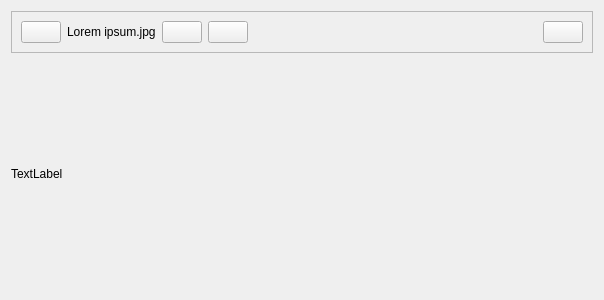
<?xml version="1.0" encoding="UTF-8"?>
<ui version="4.0">
 <class>PictureWidget</class>
 <widget class="QWidget" name="PictureWidget">
  <property name="geometry">
   <rect>
    <x>0</x>
    <y>0</y>
    <width>604</width>
    <height>300</height>
   </rect>
  </property>
  <property name="windowTitle">
   <string>Form</string>
  </property>
  <layout class="QVBoxLayout" name="verticalLayout">
   <item>
    <widget class="QFrame" name="frame">
     <property name="sizePolicy">
      <sizepolicy hsizetype="Preferred" vsizetype="Fixed">
       <horstretch>0</horstretch>
       <verstretch>0</verstretch>
      </sizepolicy>
     </property>
     <property name="frameShape">
      <enum>QFrame::StyledPanel</enum>
     </property>
     <property name="frameShadow">
      <enum>QFrame::Raised</enum>
     </property>
     <layout class="QHBoxLayout" name="horizontalLayout">
      <item>
       <widget class="QPushButton" name="backButton">
        <property name="text">
         <string/>
        </property>
        <property name="icon">
         <iconset resource="resource.qrc">
          <normaloff>:/resources/icons/back.svg</normaloff>:/resources/icons/back.svg</iconset>
        </property>
        <property name="iconSize">
         <size>
          <width>24</width>
          <height>24</height>
         </size>
        </property>
       </widget>
      </item>
      <item>
       <widget class="QLabel" name="nameLabel">
        <property name="text">
         <string>Lorem ipsum.jpg</string>
        </property>
       </widget>
      </item>
      <item>
       <widget class="QPushButton" name="previousButton">
        <property name="text">
         <string/>
        </property>
        <property name="icon">
         <iconset resource="resource.qrc">
          <normaloff>:/resources/icons/previous.svg</normaloff>:/resources/icons/previous.svg</iconset>
        </property>
        <property name="iconSize">
         <size>
          <width>24</width>
          <height>24</height>
         </size>
        </property>
       </widget>
      </item>
      <item>
       <widget class="QPushButton" name="nextButton">
        <property name="text">
         <string/>
        </property>
        <property name="icon">
         <iconset resource="resource.qrc">
          <normaloff>:/resources/icons/next.svg</normaloff>:/resources/icons/next.svg</iconset>
        </property>
        <property name="iconSize">
         <size>
          <width>24</width>
          <height>24</height>
         </size>
        </property>
       </widget>
      </item>
      <item>
       <spacer name="horizontalSpacer">
        <property name="orientation">
         <enum>Qt::Horizontal</enum>
        </property>
        <property name="sizeHint" stdset="0">
         <size>
          <width>40</width>
          <height>20</height>
         </size>
        </property>
       </spacer>
      </item>
      <item>
       <widget class="QPushButton" name="deleteButton">
        <property name="text">
         <string/>
        </property>
        <property name="icon">
         <iconset resource="resource.qrc">
          <normaloff>:/resources/icons/delete.svg</normaloff>:/resources/icons/delete.svg</iconset>
        </property>
        <property name="iconSize">
         <size>
          <width>24</width>
          <height>24</height>
         </size>
        </property>
       </widget>
      </item>
     </layout>
    </widget>
   </item>
   <item>
    <widget class="QLabel" name="pictureLabel">
     <property name="text">
      <string>TextLabel</string>
     </property>
    </widget>
   </item>
  </layout>
 </widget>
 <resources>
  <include location="resource.qrc"/>
 </resources>
 <connections/>
</ui>
